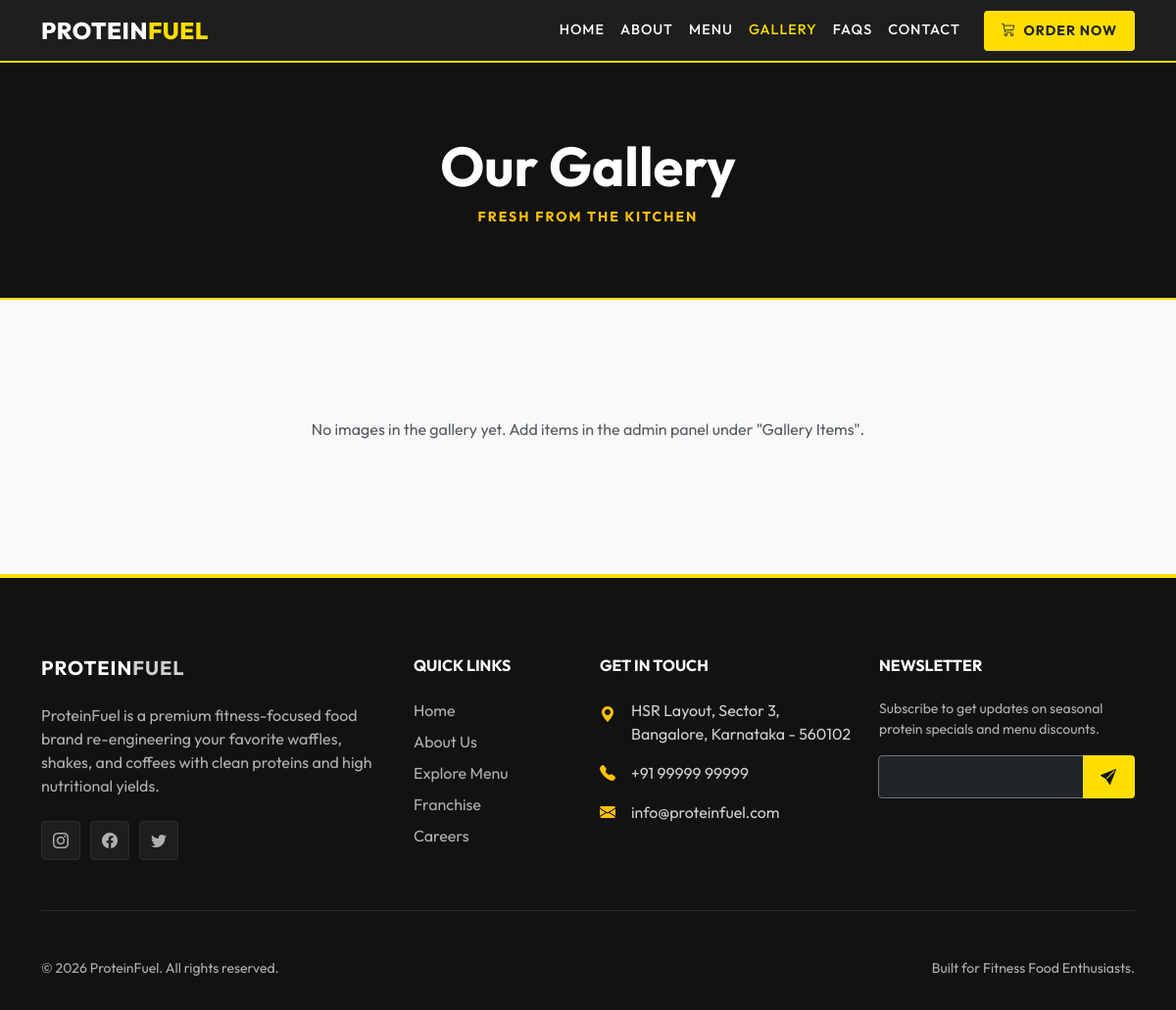
Page /gallery/ on the committed database.
### apps/core/models.py (models this page shows, shortened)
class SingletonModel(models.Model):
    class Meta:
        abstract = True
    @classmethod
    def load(cls):
        obj, created = cls.objects.get_or_create(pk=1)
        return obj

class TimeStampedModel(models.Model):
    created_at = models.DateTimeField(auto_now_add=True)
    updated_at = models.DateTimeField(auto_now=True)
    class Meta:
        abstract = True

class SiteSettings(SingletonModel, TimeStampedModel):
    site_name = models.CharField(max_length=100, default="ProteinFuel")
    logo = models.ImageField(upload_to="settings/", null=True, blank=True)
    logo_dark = models.ImageField(upload_to="settings/", null=True, blank=True)
    contact_email = models.EmailField(default="info@proteinfuel.com")
    contact_phone = models.CharField(max_length=20, default="+91 99999 99999")
    contact_address = models.TextField(default="Bangalore, India")
    footer_about = models.TextField(blank=True, default="ProteinFuel sells high protein waffles, shakes, coffees, and snacks to keep you active and fueled.")
    copyright_text = models.CharField(max_length=200, default="© 2026 ProteinFuel. All rights reserved.")
    google_analytics_id = models.CharField(max_length=50, blank=True, null=True, help_text="e.g., G-XXXXXXX")
    meta_title = models.CharField(max_length=100, blank=True, null=True)
    meta_description = models.TextField(blank=True, null=True)
    robots_txt = models.TextField(blank=True, null=True, default="User-agent: *\nAllow: /")
    sitemap_xml = models.TextField(blank=True, null=True)
    class Meta:
        verbose_name = "Site Settings"
        verbose_name_plural = "Site Settings"

class SocialLink(TimeStampedModel):
    platform_name = models.CharField(max_length=50, help_text="e.g. Instagram, Facebook, Twitter")
    url = models.URLField()
    icon_name = models.CharField(max_length=50, help_text="Bootstrap icon class name, e.g. 'instagram'")
    is_active = models.BooleanField(default=True)
    display_order = models.PositiveIntegerField(default=0)
    class Meta:
        ordering = ['display_order', 'id']

### apps/core/views.py (the view)
# urls.py: path('gallery/', GalleryView.as_view(), name='gallery'),
class GalleryView(TemplateView):
    template_name = 'core/gallery.html'
    def get_context_data(self, **kwargs):
        context = super().get_context_data(**kwargs)
        context['gallery_items'] = GalleryItem.objects.filter(is_active=True)
        return context

### apps/core/context_processors.py (called while the page is built)
def global_site_settings(request):
    settings = SiteSettings.load()
    social_links = SocialLink.objects.filter(is_active=True)
    header_categories = Category.objects.filter(is_active=True)[:6]
    return {
        'site_settings': settings,
        'social_links': social_links,
        'header_categories': header_categories,
    }

### templates/core/gallery.html
{% extends 'base.html' %}
{% block content %}
    <section class="section-dark py-5 bg-dark text-center" style="border-bottom: 2px solid var(--primary-yellow);">
        <div class="container py-4">
            <h1 class="display-4 fw-bold text-white mb-2">Our Gallery</h1>
            <p class="text-warning mb-0 text-uppercase fw-bold small" style="letter-spacing: 2px;">Fresh from the Kitchen</p>
        </div>
    </section>
    <section class="py-5">
        <div class="container py-4">
            <div class="row g-4">
                {% for item in gallery_items %}
                <div class="col-lg-4 col-md-6">
                    <div class="gallery-wrapper shadow-sm">
                        <img src="{{ item.image.url }}" alt="{{ item.title|default:"ProteinFuel Image" }}" class="img-fluid w-100" style="height: 300px; object-fit: cover; transition: var(--transition-smooth);">
                        {% if item.title %}
                        <div class="gallery-overlay">
                            <h5 class="text-white fw-bold text-uppercase m-0">{{ item.title }}</h5>
                        </div>
                        {% endif %}
                    </div>
                </div>
                {% empty %}
                <div class="col-12 text-center py-5">
                    <p class="text-muted">No images in the gallery yet. Add items in the admin panel under "Gallery Items".</p>
                </div>
                {% endfor %}
            </div>
        </div>
    </section>
{% endblock %}

### templates/base.html (shortened to what this page needs)
{% load static %}
<!DOCTYPE html>
<html lang="en">
<head>
    <link href="https://cdn.jsdelivr.net/npm/bootstrap@5.3.0/dist/css/bootstrap.min.css" rel="stylesheet">
    <link rel="stylesheet" href="https://cdn.jsdelivr.net/npm/bootstrap-icons@1.10.5/font/bootstrap-icons.css">
    <link rel="stylesheet" href="{% static 'css/style.css' %}">
</head>
<body>
    <nav class="navbar navbar-expand-lg navbar-dark navbar-custom sticky-top">
        <div class="container">
            <a class="navbar-brand" href="{% url 'core:home' %}">
                {% if site_settings.logo %}
                    <img src="{{ site_settings.logo.url }}" alt="{{ site_settings.site_name }}" height="40">
                {% else %}
                    PROTEIN<span>FUEL</span>
                {% endif %}
            </a>
            <div class="collapse navbar-collapse" id="navbarNav">
                <ul class="navbar-nav ms-auto align-items-lg-center">
                    <li class="nav-item">
                        <a class="nav-link {% if request.resolver_match.url_name == 'home' %}active{% endif %}" href="{% url 'core:home' %}">Home</a>
                    </li>
                    <li class="nav-item">
                        <a class="nav-link {% if request.resolver_match.url_name == 'about' %}active{% endif %}" href="{% url 'core:about' %}">About</a>
                    </li>
                    <li class="nav-item">
                        <a class="nav-link {% if request.resolver_match.app_name == 'catalog' %}active{% endif %}" href="{% url 'catalog:product_list' %}">Menu</a>
                    </li>
                    <li class="nav-item">
                        <a class="nav-link {% if request.resolver_match.url_name == 'gallery' %}active{% endif %}" href="{% url 'core:gallery' %}">Gallery</a>
                    </li>
                    <li class="nav-item">
                        <a class="nav-link {% if request.resolver_match.url_name == 'faq' %}active{% endif %}" href="{% url 'core:faq' %}">FAQs</a>
                    </li>
                    <li class="nav-item">
                        <a class="nav-link {% if request.resolver_match.url_name == 'contact' %}active{% endif %}" href="{% url 'core:contact' %}">Contact</a>
                    </li>
                    <li class="nav-item ms-lg-3 mt-2 mt-lg-0">
                        <a class="btn btn-yellow btn-sm py-2 px-3 text-dark font-weight-bold" href="{% url 'catalog:product_list' %}">
                            <i class="bi bi-cart3 me-1"></i> Order Now
                        </a>
                    </li>
                </ul>
            </div>
        </div>
    </nav>
    <main>
        {% block content %}{% endblock %}
    </main>
    <footer class="footer-custom">
        <div class="container">
            <div class="row g-4">
                <div class="col-lg-4 col-md-6">
                    <h5 class="text-uppercase fw-bold mb-4" style="letter-spacing: 1px;">
                        PROTEIN<span style="color: var(--primary-yellow);">FUEL</span>
                    </h5>
                    <p class="text-muted mb-4">
                        {{ site_settings.footer_about }}
                    </p>
                    <div class="d-flex">
                        {% for link in social_links %}
                        <a href="{{ link.url }}" class="footer-social-icon" target="_blank" title="{{ link.platform_name }}">
                            <i class="bi bi-{{ link.icon_name }}"></i>
                        </a>
                        {% endfor %}
                    </div>
                </div>
                <div class="col-lg-2 col-md-6 ms-lg-auto">
                    <h6 class="text-uppercase fw-bold mb-4">Quick Links</h6>
                    <ul class="list-unstyled">
                        <li class="mb-2"><a href="{% url 'core:home' %}">Home</a></li>
                        <li class="mb-2"><a href="{% url 'core:about' %}">About Us</a></li>
                        <li class="mb-2"><a href="{% url 'catalog:product_list' %}">Explore Menu</a></li>
                        <li class="mb-2"><a href="{% url 'core:franchise' %}">Franchise</a></li>
                        <li class="mb-2"><a href="{% url 'core:careers' %}">Careers</a></li>
                    </ul>
                </div>
                <div class="col-lg-3 col-md-6">
                    <h6 class="text-uppercase fw-bold mb-4">Get In Touch</h6>
                    <ul class="list-unstyled text-muted">
                        <li class="mb-3 d-flex align-items-start">
                            <i class="bi bi-geo-alt-fill text-warning me-3 mt-1"></i>
                            <span>{{ site_settings.contact_address }}</span>
                        </li>
                        <li class="mb-3 d-flex align-items-center">
                            <i class="bi bi-telephone-fill text-warning me-3"></i>
                            <span>{{ site_settings.contact_phone }}</span>
                        </li>
                        <li class="mb-3 d-flex align-items-center">
                            <i class="bi bi-envelope-fill text-warning me-3"></i>
                            <span>{{ site_settings.contact_email }}</span>
                        </li>
                    </ul>
                </div>
                <div class="col-lg-3 col-md-6">
                    <h6 class="text-uppercase fw-bold mb-4">Newsletter</h6>
                    <p class="text-muted small mb-3">Subscribe to get updates on seasonal protein specials and menu discounts.</p>
                    <form id="newsletter-form" class="input-group">
                        <input type="email" name="email" class="form-control bg-dark border-secondary text-white" placeholder="Your Email" required style="border-radius: 4px 0 0 4px;">
                        <button type="submit" class="btn btn-yellow" style="border-radius: 0 4px 4px 0; padding: 0.5rem 1rem;">
                            <i class="bi bi-send-fill"></i>
                        </button>
                    </form>
                </div>
            </div>
            <hr class="my-5 border-secondary">
            <div class="row align-items-center">
                <div class="col-md-6 text-center text-md-start text-muted small">
                    {{ site_settings.copyright_text }}
                </div>
                <div class="col-md-6 text-center text-md-end text-muted small mt-2 mt-md-0">
                    Built for Fitness Food Enthusiasts.
                </div>
            </div>
        </div>
    </footer>
</body>
</html>

### static/css/style.css (style rules this page uses)
:root { --primary-yellow: #FFDE00; --primary-yellow-hover: #E5C700; --dark-bg: #121212; --dark-card: #1E1E1E; --dark-border: #2D2D2D; --text-muted: #A0A0A0; --light-bg: #F8F9FA; --light-card: #FFFFFF; --light-border: #E5E5E5; --font-outfit: 'Outfit', sans-serif; --transition-smooth: all 0.3s cubic-bezier(0.4, 0, 0.2, 1); }
body { font-family: var(--font-outfit); background-color: var(--light-bg); color: var(--dark-bg); overflow-x: hidden; }
.section-dark { background-color: var(--dark-bg) !important; color: #ffffff !important; }
.navbar-custom { background-color: rgba(18, 18, 18, 0.95) !important; backdrop-filter: blur(10px); border-bottom: 2px solid var(--primary-yellow); transition: var(--transition-smooth); }
.navbar-custom .nav-link { color: #ffffff !important; font-weight: 500; text-transform: uppercase; font-size: 0.9rem; letter-spacing: 1px; transition: var(--transition-smooth); padding: 0.5rem 1rem; }
.navbar-custom .nav-link:hover, .navbar-custom .nav-link.active { color: var(--primary-yellow) !important; }
.navbar-custom .navbar-brand { font-weight: 800; font-size: 1.5rem; color: #ffffff !important; letter-spacing: 0.5px; }
.navbar-custom .navbar-brand span { color: var(--primary-yellow); }
.btn-yellow { background-color: var(--primary-yellow); color: var(--dark-bg); font-weight: 700; text-transform: uppercase; letter-spacing: 1px; border: 2px solid var(--primary-yellow); border-radius: 4px; padding: 0.75rem 1.75rem; transition: var(--transition-smooth); }
.footer-custom { background-color: var(--dark-bg); color: #ffffff !important; border-top: 4px solid var(--primary-yellow); padding: 5rem 0 2rem; }
.footer-custom h5, .footer-custom h6, .footer-custom strong { color: #ffffff !important; }
.footer-custom p, .footer-custom span, .footer-custom li { color: #d0d0d0 !important; }
.footer-custom .text-muted { color: #b0b0b0 !important; }
.footer-custom a { color: #b0b0b0 !important; text-decoration: none; transition: var(--transition-smooth); }
.footer-social-icon { display: inline-flex; align-items: center; justify-content: center; width: 40px; height: 40px; border-radius: 4px; background-color: var(--dark-card); color: #ffffff !important; border: 1px solid var(--dark-border); margin-right: 10px; transition: var(--transition-smooth); }

### rows in the picture
SiteSettings: footer_about "ProteinFuel is a premium fitness-focused food brand re-engineering your favorite waffles, shakes, and coffees with clean proteins and high nutritional yields.", contact_address "HSR Layout, Sector 3, Bangalore, Karnataka - 560102", contact_phone "+91 99999 99999", contact_email "info@proteinfuel.com", copyright_text "© 2026 ProteinFuel. All rights reserved."
